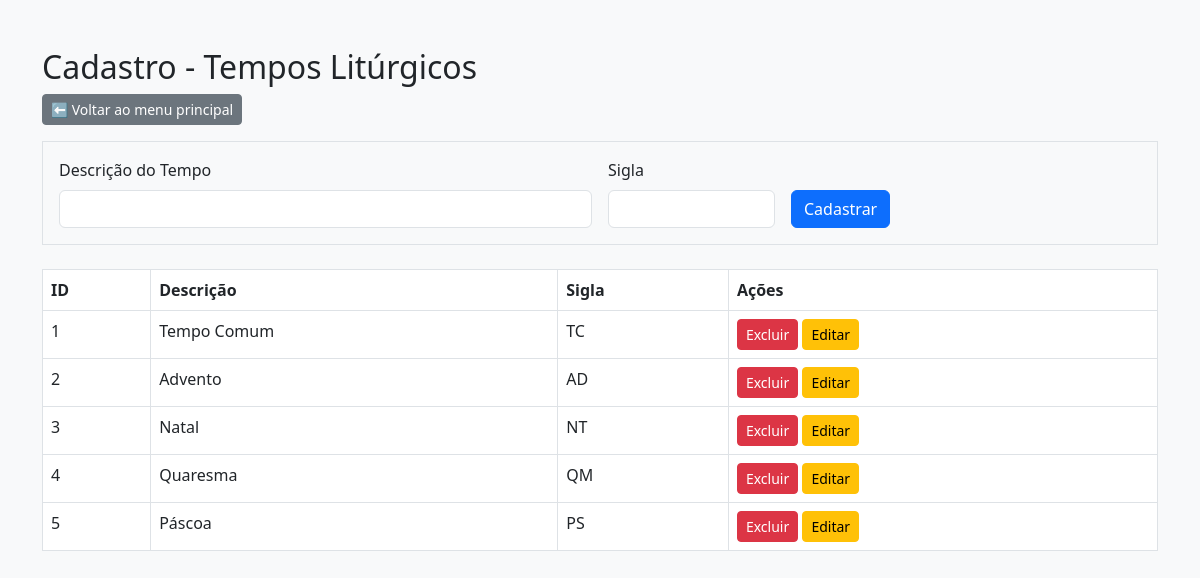
The app's page /admin/tpliturgico.php with its own data.
### tables this page shows
CREATE TABLE IF NOT EXISTS `tbtpliturgico` (
  `idTpLiturgico` int(11) NOT NULL AUTO_INCREMENT,
  `DescTempo` varchar(50) NOT NULL,
  `Sigla` varchar(2) NOT NULL,
  PRIMARY KEY (`idTpLiturgico`)
);

### admin/tpliturgico.php (the view, shortened to what this page needs)
<?php include_once('../conexao.php'); ?>
<!DOCTYPE html>
<html lang="pt-br">
<head>
    <link href="https://cdn.jsdelivr.net/npm/bootstrap@5.3.0/dist/css/bootstrap.min.css" rel="stylesheet">
</head>
<body class="bg-light">
<div class="container mt-5">
    <h2>Cadastro - Tempos Litúrgicos</h2>
    <a href="index.php" class="btn btn-secondary btn-sm mb-3">⬅️ Voltar ao menu principal</a>
    <form method="post" class="border p-3 mb-4" action="">
        <div class="row g-3">
            <div class="col-md-6">
                <label class="form-label">Descrição do Tempo</label>
                <input type="text" name="DescTempo" class="form-control" required>
            </div>
            <div class="col-md-2">
                <label class="form-label">Sigla</label>
                <input type="text" name="Sigla" class="form-control" maxlength="2" required>
            </div>
            <div class="col-md-4 d-flex align-items-end">
                <button type="submit" name="inserir" class="btn btn-primary">Cadastrar</button>
            </div>
        </div>
    </form>
    <table class="table table-bordered">
        <thead><tr><th>ID</th><th>Descrição</th><th>Sigla</th><th>Ações</th></tr></thead>
        <tbody>
        <?php
        $res = $conn->query("SELECT * FROM tbtpliturgico ORDER BY idTpLiturgico ASC");
        while ($row = $res->fetch_assoc()):
        ?>
            <tr>
                <td><?= $row['idTpLiturgico'] ?></td>
                <td><?= $row['DescTempo'] ?></td>
                <td><?= $row['Sigla'] ?></td>
                <td>
                    <a href="?excluir=<?= $row['idTpLiturgico'] ?>" class="btn btn-sm btn-danger" onclick="return confirm('Confirmar exclusão?')">Excluir</a>
                    <a href="tpliturgico_editar.php?id=<?= $row['idTpLiturgico'] ?>" class="btn btn-sm btn-warning">Editar</a>
                </td>
            </tr>
        <?php endwhile; ?>
        </tbody>
    </table>
</div>
</body>
</html>

### records on screen
tbtpliturgico: idTpLiturgico "1", DescTempo "Tempo Comum", Sigla "TC"
tbtpliturgico: idTpLiturgico "2", DescTempo "Advento", Sigla "AD"
tbtpliturgico: idTpLiturgico "3", DescTempo "Natal", Sigla "NT"
tbtpliturgico: idTpLiturgico "4", DescTempo "Quaresma", Sigla "QM"
tbtpliturgico: idTpLiturgico "5", DescTempo "Páscoa", Sigla "PS"
